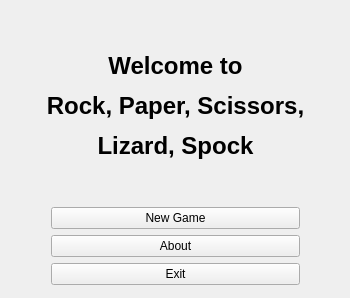
<?xml version="1.0" encoding="UTF-8"?>
<ui version="4.0">
 <class>HomeScreen</class>
 <widget class="QMainWindow" name="HomeScreen">
  <property name="geometry">
   <rect>
    <x>0</x>
    <y>0</y>
    <width>350</width>
    <height>298</height>
   </rect>
  </property>
  <property name="sizePolicy">
   <sizepolicy hsizetype="Fixed" vsizetype="Fixed">
    <horstretch>0</horstretch>
    <verstretch>0</verstretch>
   </sizepolicy>
  </property>
  <property name="windowTitle">
   <string>Rock, Paper, Scissors, Lizard, Spock</string>
  </property>
  <widget class="QWidget" name="centralWidget">
   <widget class="QWidget" name="verticalLayoutWidget">
    <property name="geometry">
     <rect>
      <x>0</x>
      <y>0</y>
      <width>351</width>
      <height>297</height>
     </rect>
    </property>
    <layout class="QVBoxLayout" name="verticalLayout">
     <item>
      <widget class="QLabel" name="label">
       <property name="sizePolicy">
        <sizepolicy hsizetype="Preferred" vsizetype="Fixed">
         <horstretch>0</horstretch>
         <verstretch>0</verstretch>
        </sizepolicy>
       </property>
       <property name="minimumSize">
        <size>
         <width>300</width>
         <height>190</height>
        </size>
       </property>
       <property name="text">
        <string>&lt;html&gt;&lt;head/&gt;&lt;body&gt;&lt;p align=&quot;center&quot;&gt;&lt;span style=&quot; font-size:18pt; font-weight:600;&quot;&gt;Welcome to&lt;/span&gt;&lt;/p&gt;&lt;p align=&quot;center&quot;&gt;&lt;span style=&quot; font-size:18pt; font-weight:600;&quot;&gt;Rock, Paper, Scissors,&lt;/span&gt;&lt;/p&gt;&lt;p align=&quot;center&quot;&gt;&lt;span style=&quot; font-size:18pt; font-weight:600;&quot;&gt;Lizard, Spock&lt;/span&gt;&lt;/p&gt;&lt;/body&gt;&lt;/html&gt;</string>
       </property>
      </widget>
     </item>
     <item>
      <layout class="QHBoxLayout" name="horizontalLayout_3">
       <item>
        <spacer name="horizontalSpacer_5">
         <property name="orientation">
          <enum>Qt::Horizontal</enum>
         </property>
         <property name="sizeType">
          <enum>QSizePolicy::Fixed</enum>
         </property>
         <property name="sizeHint" stdset="0">
          <size>
           <width>40</width>
           <height>10</height>
          </size>
         </property>
        </spacer>
       </item>
       <item>
        <widget class="QPushButton" name="pushButton_3">
         <property name="text">
          <string>New Game</string>
         </property>
        </widget>
       </item>
       <item>
        <spacer name="horizontalSpacer_6">
         <property name="orientation">
          <enum>Qt::Horizontal</enum>
         </property>
         <property name="sizeType">
          <enum>QSizePolicy::Fixed</enum>
         </property>
         <property name="sizeHint" stdset="0">
          <size>
           <width>40</width>
           <height>10</height>
          </size>
         </property>
        </spacer>
       </item>
      </layout>
     </item>
     <item>
      <layout class="QHBoxLayout" name="horizontalLayout">
       <property name="sizeConstraint">
        <enum>QLayout::SetDefaultConstraint</enum>
       </property>
       <property name="topMargin">
        <number>0</number>
       </property>
       <property name="bottomMargin">
        <number>0</number>
       </property>
       <item>
        <spacer name="horizontalSpacer">
         <property name="orientation">
          <enum>Qt::Horizontal</enum>
         </property>
         <property name="sizeType">
          <enum>QSizePolicy::Fixed</enum>
         </property>
         <property name="sizeHint" stdset="0">
          <size>
           <width>40</width>
           <height>10</height>
          </size>
         </property>
        </spacer>
       </item>
       <item>
        <widget class="QPushButton" name="pushButton_2">
         <property name="text">
          <string>About</string>
         </property>
        </widget>
       </item>
       <item>
        <spacer name="horizontalSpacer_2">
         <property name="orientation">
          <enum>Qt::Horizontal</enum>
         </property>
         <property name="sizeType">
          <enum>QSizePolicy::Fixed</enum>
         </property>
         <property name="sizeHint" stdset="0">
          <size>
           <width>40</width>
           <height>10</height>
          </size>
         </property>
        </spacer>
       </item>
      </layout>
     </item>
     <item>
      <layout class="QHBoxLayout" name="horizontalLayout_2">
       <item>
        <spacer name="horizontalSpacer_3">
         <property name="orientation">
          <enum>Qt::Horizontal</enum>
         </property>
         <property name="sizeType">
          <enum>QSizePolicy::Fixed</enum>
         </property>
         <property name="sizeHint" stdset="0">
          <size>
           <width>40</width>
           <height>10</height>
          </size>
         </property>
        </spacer>
       </item>
       <item>
        <widget class="QPushButton" name="pushButton">
         <property name="text">
          <string>Exit</string>
         </property>
        </widget>
       </item>
       <item>
        <spacer name="horizontalSpacer_4">
         <property name="orientation">
          <enum>Qt::Horizontal</enum>
         </property>
         <property name="sizeType">
          <enum>QSizePolicy::Fixed</enum>
         </property>
         <property name="sizeHint" stdset="0">
          <size>
           <width>40</width>
           <height>10</height>
          </size>
         </property>
        </spacer>
       </item>
      </layout>
     </item>
    </layout>
   </widget>
  </widget>
 </widget>
 <layoutdefault spacing="6" margin="11"/>
 <resources/>
 <connections/>
</ui>
